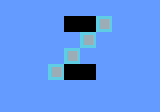

Below is a game level as drawn by its tile map, then a one-line description and the .tmx that defines it (tile-layer data replaced by summaries):
An orthogonal 10x7 tile map with 16x16 px tiles, 1 tile layer (Tile Layer 1).

<map version="1.0" orientation="orthogonal" renderorder="right-down" width="10" height="7" tilewidth="16" tileheight="16" nextobjectid="1">
 <tileset firstgid="1" name="sample-tileset" tilewidth="16" tileheight="16" tilecount="5">
  <image source="../sample-tileset.png" width="80" height="16" />
 </tileset>
 <layer name="Tile Layer 1" width="10" height="7">
  <data>[70 cells, 70 non-empty, 3 distinct tile ids]</data>
 </layer>
</map>
